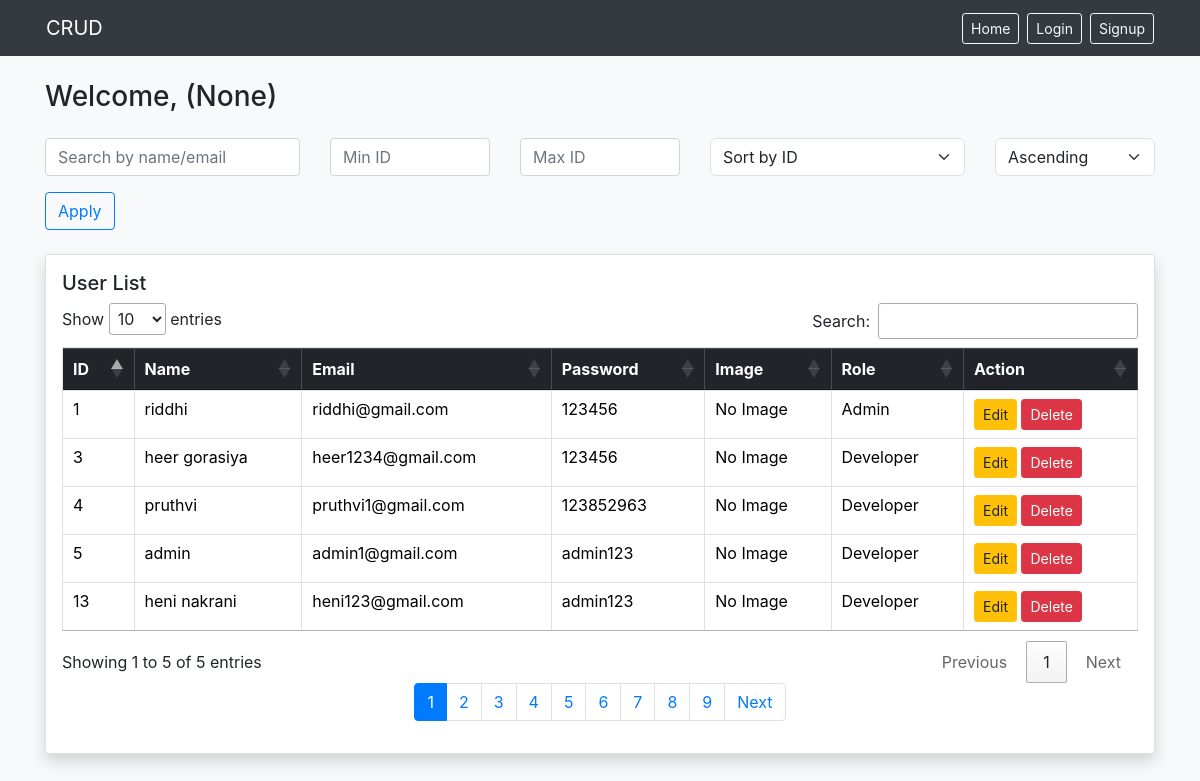
/show/, run on an earlier commit of the app's database.
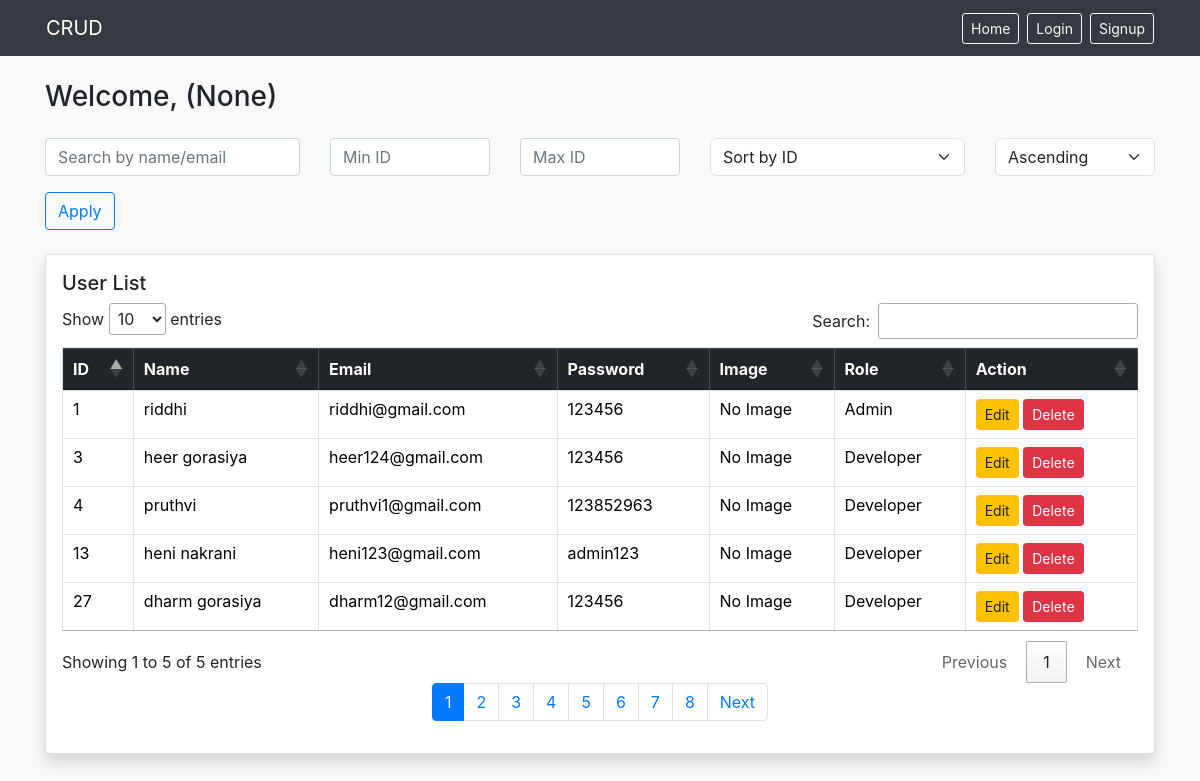
And on a later commit of the database.
### myapp/models.py (models this page shows, shortened)
class User(models.Model):
    ROLE_CHOICES = [
        ('Admin', 'Admin'),
        ('Project Manager', 'Project Manager'),
        ('Developer', 'Developer'),
    ]
    user = models.ForeignKey(AuthUser, on_delete=models.SET_NULL, null=True, blank=True)
    name = models.CharField(max_length=100)
    email = models.EmailField(max_length=100)
    password = models.CharField(max_length=100)
    role = models.CharField(max_length=50, choices=ROLE_CHOICES, default='Developer')
    created_by = models.ForeignKey('self', null=True, blank=True, on_delete=models.SET_NULL, related_name='created_users')
    profile_image = models.ImageField(upload_to='profile_pics/', blank=True, null=True)

### myapp/views.py (the view)
# urls.py: path('show/', views.add_show, name="addandshow"),
def add_show(request):
    current_user = request.user
    try:
        profile = User.objects.get(user=current_user)
        role = profile.role
    except:
        role = None
        profile = None
    if request.method == 'POST':
        if role not in ['Admin', 'Project Manager']:
            messages.error(request, "You don't have permission to add records.")
            return redirect('addandshow')
        fm = StudentRegistration(request.POST, request.FILES)
        if fm.is_valid():
            instance = fm.save(commit=True)
            instance.created_by = profile
            instance.user = current_user
            instance.save()
            messages.success(request, "Record added successfully!")
            return redirect('addandshow')
    else:
        fm = StudentRegistration()
    if role == 'Admin':
        stud = User.objects.all()
    elif role == 'Project Manager':
        stud = User.objects.filter(created_by=profile)
    elif role == 'Developer':
        stud = User.objects.filter(user=current_user)
    else:
        stud = User.objects.all().order_by('-id')
    search = request.GET.get('search', '')
    id_min = request.GET.get('id_min', '')
    id_max = request.GET.get('id_max', '')
    sort_field = request.GET.get('sort', 'id')
    order = request.GET.get('order', 'asc')
    if search:
        stud = stud.filter(Q(name__icontains=search) | Q(email__icontains=search))
    if id_min and id_max:
        stud = stud.filter(id__range=(id_min, id_max))
    elif id_min:
        stud = stud.filter(id__gte=id_min)
    elif id_max:
        stud = stud.filter(id__lte=id_max)
    allowed = ['id', 'name', 'email', 'role']
    if sort_field not in allowed:
        sort_field = 'id'
    sort_expr = f'-{sort_field}' if order == 'desc' else sort_field
    stud = stud.order_by(sort_expr)
    paginator = Paginator(stud, 5)
    page_number = request.GET.get('page')
    stud = paginator.get_page(page_number)
    querydict = request.GET.copy()
    querydict.pop('page', None)
    preserved_query = querydict.urlencode()
    return render(request, 'myapp/addandshow.html', {
        'form': fm,
        'stu': stud,
        'role': role,
        'search': search,
        'id_min': id_min,
        'id_max': id_max,
        'sort_field': sort_field,
        'order': order,
        'preserved_query': preserved_query
    })

### myapp/forms.py (shortened to what this page needs)
class StudentRegistration(forms.ModelForm):
    class Meta:
        model = User
        fields = ['name', 'email', 'password', 'role', 'profile_image']
        labels = {'name' : 'Enter Name', 'email' : 'Enter Email'}
        error_messages = {
            'name' : {'required':'Name Is Required...'},
            'email' : {'required':'Email Is Required...'},
            'password' : {'required':'Password Is Required...'}
        }
        widgets = {
            'name': forms.TextInput(attrs={'class':'form-control', 'placeholder':'Enter your name'}),
            'email': forms.EmailInput(attrs={'class':'form-control', 'placeholder':'Enter your email'}),
            'password': forms.PasswordInput(render_value=True, attrs={'class':'form-control', 'placeholder':'Enter your password'}),
            'role': forms.Select(attrs={'class': 'form-select'}),
        }

### myapp/templates/myapp/addandshow.html (shortened to what this page needs)
{% extends 'myapp/base.html' %}
{% block content %}
<div class="container mt-4">
    <h3 class="mb-4">Welcome, {{ user.username }} ({{ role }})</h3>
    <form method="GET" class="row mb-4">
        <div class="col-md-3">
            <input type="text" id="nameFilter" name="search" class="form-control" placeholder="Search by name/email" value="{{ search }}">
        </div>
        <div class="col-md-2">
            <input type="number" id="min" name="id_min" class="form-control" placeholder="Min ID" value="{{ id_min }}">
        </div>
        <div class="col-md-2">
            <input type="number"  id="max" name="id_max" class="form-control" placeholder="Max ID" value="{{ id_max }}">
        </div>
        <div class="col-md-3">
            <select name="sort" class="form-select">
                <option value="id" {% if sort_field == 'id' %}selected{% endif %}>Sort by ID</option>
            </select>
        </div>
        <div class="col-md-2">
            <select name="order" class="form-select">
                <option value="asc" {% if order == 'asc' %}selected{% endif %}>Ascending</option>
            </select>
        </div>
        <div class="col-md-12 mt-3">
            <button class="btn btn-outline-primary">Apply</button>
        </div>
    </form>
    <div class="card shadow p-3">
        <h5>User List</h5>
        <table id="myTable" class="table table-bordered table-hover">
        <link href="https://cdnjs.cloudflare.com/ajax/libs/twitter-bootstrap/4.5.2/css/bootstrap.css" rel="stylesheet">
        <link href="https://cdn.datatables.net/1.11.1/css/dataTables.bootstrap4.min.css" rel="stylesheet">
            <thead class="table-dark">
                <tr>
                    <th>ID</th>
                    <th>Name</th>
                    <th>Email</th>
                    <th>Password</th>
                    <th>Image</th>
                    <th>Role</th>
                    <th>Action</th>
                </tr>
            </thead>
            <tbody>
                {% for st in stu %}
                <tr>
                    <td>{{ st.id }}</td>
                    <td>{{ st.name }}</td>
                    <td>{{ st.email }}</td>
                    <td>{{ st.password }}</td>
                    <td>
                        {% if st.profile_image %}
                            <img src="{{ st.profile_image.url }}"
                            style="height:55px; width:55px; object-fit:cover; cursor:pointer; border-radius:6px;"
                            onclick="openImageModal('{{ st.profile_image.url }}')">
                            {% comment %} style="height:55px; width:55px; object-fit:cover; border-radius:6px;"> {% endcomment %}
                        {% else %}
                            No Image
                        {% endif %}
                    </td>
                    <td>{{ st.role }}</td>
                    <td>
                        <a href="{% url 'updatedata' st.id %}" class="btn btn-warning btn-sm">Edit</a>
                    {% if role != "Developer" %}
                        <form action="{% url 'deletedata' st.id %}" method="POST" style="display:inline;">
                            <button class="btn btn-danger btn-sm">Delete</button>
                        </form>
                    </td>
                    {% endif %}
                </tr>
                {% empty %}
                <tr><td colspan="5" class="text-center">No records found.</td></tr>
                {% endfor %}
            </tbody>
        </table>
        <nav>
            <ul class="pagination justify-content-center">
                {% for i in stu.paginator.page_range %}
                <li class="page-item {% if stu.number == i %}active{% endif %}">
                    <a class="page-link" href="?page={{ i }}&{{ preserved_query }}">{{ i }}</a>
                </li>
                {% endfor %}
                {% if stu.has_next %}
                <li class="page-item">
                    <a class="page-link" href="?page={{ stu.next_page_number }}&{{ preserved_query }}">Next</a>
                </li>
                {% endif %}
            </ul>
        </nav>
    </div>
</div>
{% endblock %}

### myapp/templates/myapp/base.html (shortened to what this page needs)
{% load static %}
<html lang="en">
<head>
    <link href="https://cdn.jsdelivr.net/npm/bootstrap@5.3.3/dist/css/bootstrap.min.css" rel="stylesheet">
    <link rel="stylesheet" href="{% static 'myapp/css/bootstrap.css' %}">
</head>
<body class="bg-light">
<div class="container-fluid bg-dark">
    {% include 'myapp/navbar.html' %}
</div>
{% block content %}{% endblock %}
<link rel="stylesheet" href="https://cdn.datatables.net/1.13.7/css/jquery.dataTables.min.css">
</body>
</html>

### myapp/templates/myapp/navbar.html (shortened to what this page needs)
<nav class="navbar navbar-expand-lg navbar-dark bg-dark">
    <div class="container">
        <a class="navbar-brand" href="{% url 'home' %}">CRUD</a>
        <div class="d-flex">
            {% if user.is_authenticated %}
              <span class="navbar-text text-white me-3">
                Logged in as <b>{{ user.username }}</b>
              </span>
              <a href="{% url 'logout' %}" class="btn btn-outline-light btn-sm me-2">Logout</a>
              <a href="{% url 'login' %}" class="btn btn-outline-light btn-sm me-2">Login</a>
              <a href="{% url 'signup' %}" class="btn btn-outline-light btn-sm me-2">Signup</a>
              <a href="{% url 'addandshow' %}" class="btn btn-outline-light btn-sm me-2">Dashboard</a>
            {% else %}
                <a href="/" class="btn btn-outline-light btn-sm me-2">Home</a>
                <a href="{% url 'login' %}" class="btn btn-outline-light btn-sm me-2">Login</a>
                <a href="{% url 'signup' %}" class="btn btn-outline-light btn-sm">Signup</a>
            {% endif %}
        </div>
    </div>
</nav>

What changed in the data, as far as the page shows it:
removed User: id "5", name "admin", email "admin1@gmail.com", password "admin123", shows "No Image", role "Developer"
changed User "heer gorasiya": email "heer1234@gmail.com" → "heer124@gmail.com"
now on this page (row unchanged): User: id "27", name "dharm gorasiya", email "dharm12@gmail.com", password "123456", profile_image "No Image", role "Developer"
Also different on the page:
list line gone: "9"
